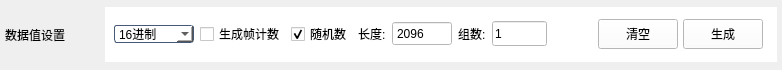
       <widget class="QWidget" name="widget_27" native="true">
        <property name="maximumSize">
         <size>
          <width>16777215</width>
          <height>70</height>
         </size>
        </property>
        <property name="styleSheet">
         <string notr="true">#widget_27{
background-color: rgb(255, 255, 255);
}</string>
        </property>
        <layout class="QGridLayout" name="gridLayout_28">
         <property name="leftMargin">
          <number>5</number>
         </property>
         <property name="topMargin">
          <number>5</number>
         </property>
         <property name="rightMargin">
          <number>5</number>
         </property>
         <property name="bottomMargin">
          <number>5</number>
         </property>
         <property name="spacing">
          <number>0</number>
         </property>
         <item row="0" column="0">
          <layout class="QGridLayout" name="gridLayout_29">
           <property name="spacing">
            <number>0</number>
           </property>
           <item row="0" column="0">
            <widget class="QLabel" name="label_7">
             <property name="styleSheet">
              <string notr="true">color: rgb(0, 0, 0);
font: 75 14pt &quot;微软雅黑&quot;;</string>
             </property>
             <property name="text">
              <string>数据值设置</string>
             </property>
            </widget>
           </item>
           <item row="0" column="1">
            <spacer name="horizontalSpacer_6">
             <property name="orientation">
              <enum>Qt::Horizontal</enum>
             </property>
             <property name="sizeHint" stdset="0">
              <size>
               <width>40</width>
               <height>20</height>
              </size>
             </property>
            </spacer>
           </item>
           <item row="0" column="2">
            <widget class="QWidget" name="widget_28" native="true">
             <property name="maximumSize">
              <size>
               <width>16777215</width>
               <height>55</height>
              </size>
             </property>
             <property name="styleSheet">
              <string notr="true">background-color: rgb(255, 255, 255);</string>
             </property>
             <layout class="QGridLayout" name="gridLayout_32">
              <property name="topMargin">
               <number>0</number>
              </property>
              <property name="bottomMargin">
               <number>0</number>
              </property>
              <item row="0" column="7">
               <widget class="QLineEdit" name="lineEdit_allCount">
                <property name="minimumSize">
                 <size>
                  <width>30</width>
                  <height>25</height>
                 </size>
                </property>
                <property name="maximumSize">
                 <size>
                  <width>55</width>
                  <height>16777215</height>
                 </size>
                </property>
                <property name="styleSheet">
                 <string notr="true">font: 75 11pt &quot;微软雅黑&quot;;</string>
                </property>
                <property name="text">
                 <string>1</string>
                </property>
               </widget>
              </item>
              <item row="0" column="2">
               <widget class="QCheckBox" name="checkBox_index">
                <property name="styleSheet">
                 <string notr="true">color: rgb(0,0,0);
font: 75 11pt &quot;微软雅黑&quot;;
background-color: rgb(255,255,255);</string>
                </property>
                <property name="text">
                 <string>生成帧计数</string>
                </property>
               </widget>
              </item>
              <item row="0" column="6">
               <widget class="QLabel" name="label_26">
                <property name="minimumSize">
                 <size>
                  <width>0</width>
                  <height>0</height>
                 </size>
                </property>
                <property name="styleSheet">
                 <string notr="true">color: rgb(0,0,0);
font: 75 11pt &quot;微软雅黑&quot;;
background-color: rgb(255,255,255);</string>
                </property>
                <property name="text">
                 <string>组数:</string>
                </property>
               </widget>
              </item>
              <item row="0" column="3">
               <widget class="QCheckBox" name="checkBox_random">
                <property name="styleSheet">
                 <string notr="true">color: rgb(0,0,0);
font: 75 11pt &quot;微软雅黑&quot;;
background-color: rgb(255,255,255);</string>
                </property>
                <property name="text">
                 <string>随机数</string>
                </property>
                <property name="checked">
                 <bool>true</bool>
                </property>
               </widget>
              </item>
              <item row="0" column="1">
               <widget class="QComboBox" name="comboBox_type">
                <property name="minimumSize">
                 <size>
                  <width>80</width>
                  <height>0</height>
                 </size>
                </property>
                <property name="styleSheet">
                 <string notr="true">border:1px solid rgb(70,90,120);
color: rgb(0,0,0);
border-radius:3px;
font: 75 11pt &quot;微软雅黑&quot;;
background-color: rgb(255,255,255);
</string>
                </property>
                <item>
                 <property name="text">
                  <string>16进制</string>
                 </property>
                </item>
                <item>
                 <property name="text">
                  <string>10进制</string>
                 </property>
                </item>
               </widget>
              </item>
              <item row="0" column="9">
               <spacer name="horizontalSpacer">
                <property name="orientation">
                 <enum>Qt::Horizontal</enum>
                </property>
                <property name="sizeHint" stdset="0">
                 <size>
                  <width>40</width>
                  <height>20</height>
                 </size>
                </property>
               </spacer>
              </item>
              <item row="0" column="10">
               <widget class="QWidget" name="widget_29" native="true">
                <property name="styleSheet">
                 <string notr="true">background-color: rgb(255, 255, 255);</string>
                </property>
                <layout class="QGridLayout" name="gridLayout_31">
                 <property name="leftMargin">
                  <number>5</number>
                 </property>
                 <property name="topMargin">
                  <number>0</number>
                 </property>
                 <property name="rightMargin">
                  <number>5</number>
                 </property>
                 <property name="bottomMargin">
                  <number>0</number>
                 </property>
                 <property name="spacing">
                  <number>5</number>
                 </property>
                 <item row="0" column="1">
                  <widget class="QPushButton" name="pushButton_creat">
                   <property name="minimumSize">
                    <size>
                     <width>75</width>
                     <height>30</height>
                    </size>
                   </property>
                   <property name="styleSheet">
                    <string notr="true">QPushButton{
border:1px solid rgb(70,90,120);
color: rgb(255, 255, 255);
border-radius:3px;
font: 75 11pt &quot;微软雅黑&quot;;
background-color: rgb(153,217,234);
}
QPushButton:hover{
color: rgb(25, 118, 210);
background-color: rgb(227, 236, 255);
};</string>
                   </property>
                   <property name="text">
                    <string>生成</string>
                   </property>
                   <property name="icon">
                    <iconset resource="../../../../../WTTools/WTRecordPlugin/Res.qrc">
                     <normaloff>:/Images/Icons4/Icon_category.png</normaloff>:/Images/Icons4/Icon_category.png</iconset>
                   </property>
                  </widget>
                 </item>
                 <item row="0" column="0">
                  <widget class="QPushButton" name="pushButton_clear">
                   <property name="minimumSize">
                    <size>
                     <width>75</width>
                     <height>30</height>
                    </size>
                   </property>
                   <property name="styleSheet">
                    <string notr="true">QPushButton{
border:1px solid rgb(70,90,120);
color: rgb(255, 255, 255);
border-radius:3px;
font: 75 11pt &quot;微软雅黑&quot;;
background-color: rgb(153,217,234);
}
QPushButton:hover{
color: rgb(25, 118, 210);
background-color: rgb(227, 236, 255);
};</string>
                   </property>
                   <property name="text">
                    <string>清空</string>
                   </property>
                   <property name="icon">
                    <iconset resource="../../../../../WTTools/WTRecordPlugin/Res.qrc">
                     <normaloff>:/Images/Icons1/ICON_Delete.png</normaloff>:/Images/Icons1/ICON_Delete.png</iconset>
                   </property>
                  </widget>
                 </item>
                </layout>
               </widget>
              </item>
              <item row="0" column="4">
               <widget class="QLabel" name="label_12">
                <property name="styleSheet">
                 <string notr="true">color: rgb(0,0,0);
font: 75 11pt &quot;微软雅黑&quot;;
background-color: rgb(255,255,255);</string>
                </property>
                <property name="text">
                 <string>长度:</string>
                </property>
               </widget>
              </item>
              <item row="0" column="5">
               <widget class="QSpinBox" name="spinBox_maxlen">
                <property name="minimumSize">
                 <size>
                  <width>60</width>
                  <height>25</height>
                 </size>
                </property>
                <property name="maximumSize">
                 <size>
                  <width>60</width>
                  <height>16777215</height>
                 </size>
                </property>
                <property name="styleSheet">
                 <string notr="true">font: 75 11pt &quot;微软雅黑&quot;;</string>
                </property>
                <property name="buttonSymbols">
                 <enum>QAbstractSpinBox::NoButtons</enum>
                </property>
                <property name="minimum">
                 <number>1</number>
                </property>
                <property name="maximum">
                 <number>2096</number>
                </property>
                <property name="value">
                 <number>2096</number>
                </property>
               </widget>
              </item>
             </layout>
            </widget>
           </item>
          </layout>
         </item>
        </layout>
       </widget>
